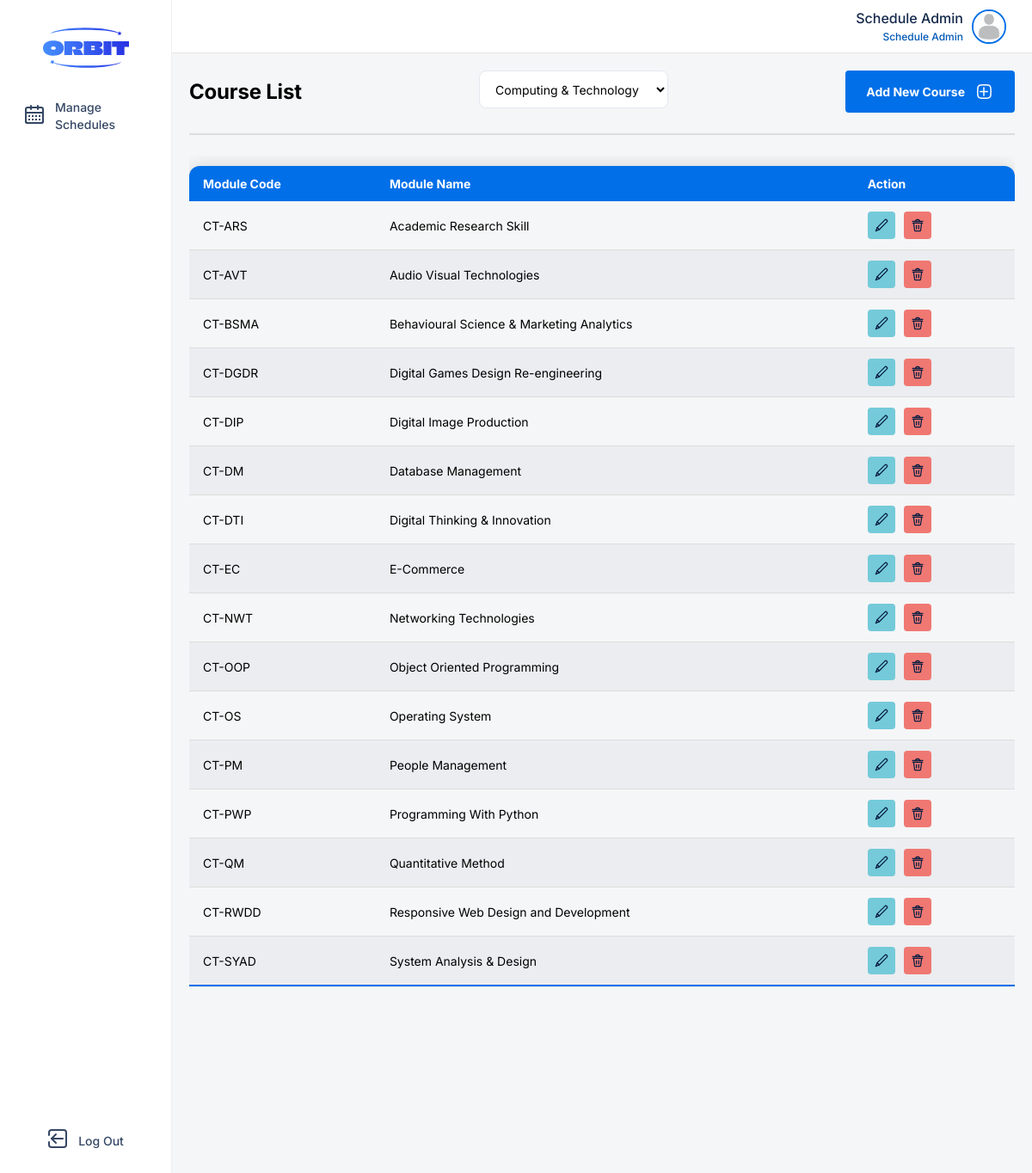
Page /client/src/pages/course-management/dashboard.php (signed in) on the committed database.
### tables this page shows
CREATE TABLE IF NOT EXISTS `user` (
  `user_id` int NOT NULL AUTO_INCREMENT,
  `name` varchar(255) NOT NULL,
  `password` varchar(255) NOT NULL,
  `email` varchar(50) NOT NULL,
  `phone` varchar(15) NOT NULL,
  `picture` varchar(50) DEFAULT NULL,
  `role` varchar(20) NOT NULL,
  PRIMARY KEY (`user_id`)
);

CREATE TABLE IF NOT EXISTS `module` (
  `module_id` varchar(20) NOT NULL,
  `major_id` varchar(5) NOT NULL,
  `name` varchar(255) NOT NULL,
  PRIMARY KEY (`module_id`),
  KEY `major_id` (`major_id`)
);

### server/models/user.php (called while the page is built, shortened)
<?php
class User {
    private $connection;
    public function __construct($database) {
        $this->connection = $database;
    }
    public function getUser($userID):array {
        $result = [
            "error" => True,
            "id" => $userID,
            "name" => "",
            "password" => "",
            "email" => "",
            "phone" => "",
            "picture" => "",
            "role" => ""
        ];
        $sql = "SELECT * FROM user WHERE user_id = $userID;";
        $statement = mysqli_query($this->connection, $sql);
        $user = mysqli_fetch_array($statement);
        if ($user) {
            $result["error"] = False;
            $result["name"] = $user["name"];
            $result["password"] = $user["password"];
            $result["email"] = $user["email"];
            $result["phone"] = $user["phone"];
            $result["picture"] = $user["picture"];
            $result["role"] = $user["role"];
        }
        return $result;
    }
}
?>

### server/controllers/manage-user.php (called while the page is built, shortened)
<?php
require_once ROOT.MODELS.'/user.php';
class ManageUser {
    private $userEditor;
    public function __construct() {
        global $connect;
        $this->userEditor = new User($connect);
    }
    public function get($id):array {
        $result = [
            "error" => True,
        ];
        $user = $this->userEditor->getUser($id);
        $result["error"] = $user["error"];
        if ($result["error"]) {
            return $result;
        } else {
            $result["userID"] = $user["id"];
            $result["name"] = $user["name"];
            $result["password"] = $user["password"];
            $result["email"] = $user["email"];
            $result["phone"] = $user["phone"];
            $result["picture"] = $user["picture"];
            $result["role"] = $user["role"];
        }
        return $result;
    }
}
?>

### server/routes/user-management-route.php (called while the page is built, shortened)
<?php
require_once ROOT.CONTROLLERS.'/manage-user.php';
$manageUser = new ManageUser();
function getUser($id) {
    global $manageUser;
    $data = $manageUser->get($id);
    return $data;
}
?>

### server/controllers/manage-module.php (called while the page is built, shortened)
<?php
class ManageCourse {
    private $connection;
    public function __construct() {
        global $connect;
        $this->connection = $connect;
    }
    public function getModuleList($majorID) {
        $result = [];
        if ($majorID) {
            $sql = "SELECT * FROM module WHERE major_id = '$majorID';";
        } else {
            $sql = "SELECT * FROM module;";
        }
        $statement = mysqli_query($this->connection, $sql);
        while ($row = mysqli_fetch_array($statement)) {
            $result[] = ["moduleID" => $row["module_id"], "name" => $row["name"]];
        }
        return $result;
    }
}
?>

### server/routes/course-management-route.php (called while the page is built, shortened)
<?php
require_once ROOT . CONTROLLERS . '/manage-module.php';
require_once ROOT . CONTROLLERS . '/manage-intake.php';
require_once ROOT . CONTROLLERS . '/manage-user.php';
$manageModule = new ManageCourse();
function getModuleList($majorID){
    global $manageModule;
    return $manageModule->getModuleList($majorID);
}
?>

### client/src/features/course-management/module-component.php (the view, shortened to what this page needs)
<?php
function renderCourseTable($moduleList, $majorID)
{
?>
    <div class="table-container">
    <table class="users-table">
        <thead>
            <tr>
                <th>Module Code</th>
                <th>Module Name</th>
                <th>Action</th>
            </tr>
        </thead>
        <tbody>
            <?php foreach ($moduleList as $module):
            ?>
                <tr>
                    <td><?php echo htmlspecialchars($module['moduleID']); ?></td>
                    <td><?php echo htmlspecialchars($module['name']); ?></td>
                    <td>
                        <form class="actions" method="post" action="<?php echo PAGES ?>/course-management/dashboard.php">
                            <button class="action-btn" id="edit-btn" name="edit" type="submit">
                            </button>
                            <button class="action-btn" id="delete-btn" name="delete" type="submit">
                            </button>
                        </form>
                    </td>
                </tr>
            <?php endforeach; ?>
        </tbody>
    </table>
    </div>
<?php
}
?>

### client/src/shared/navigation-bar/admin-nav-bar.php (shortened to what this page needs)
<?php
function renderNavItem($name, $iconFilename, $link, $pageId)
{
    $activeClass = (isset($_SESSION['currentPage']) && $_SESSION['currentPage'] == $pageId) ? 'active' : '';
    echo "<li class='nav-item {$activeClass}' id='{$pageId}'>";
    echo "<a href='{$link}'>";
    echo "<div class='icon'>";
    echo "</div>";
    echo "<span>{$name}</span>";
    echo "</a>";
    echo "</li>";
}
function renderNavBar()
{
    $userRole = $_SESSION['role'] ?? 'guest';
    echo '<div class="nav-bar">';
    echo '<div class="logo-wrapper">';
    echo '<img class="logo" src="' . ASSETS . '/icons/orbit-logo.svg" alt="Orbit Logo">';
    echo '</div>';
    echo '<div class="nav-wrapper">';
    echo '<ul class="nav-list">';
    switch ($userRole) {
        case 'Schedule Admin':
            $dashboardPath = PAGES . "/schedule-management/dashboard.php";
            renderNavItem('Manage Schedules', 'calendar-icon.svg', $dashboardPath, 'manageschedules');
            break;
    }
    echo '</ul>';
    echo '</div>';
    if ($userRole !== 'guest') {
        echo '<ul class="nav-list logout-section">';
        echo '</ul>';
    }
    echo '</div>';
}
function renderContentTopBar($name, $role, $profileImg = UPLOADS . '/default-profile.png') {
    echo '<div class="top-bar">';
    echo '<div class="profile" onClick="openModal(\'userProfileView\')">';
    echo '<div class="name-and-role">';
    echo '<span class="username">' . htmlspecialchars($name) . '</span>';
    echo '<span class="role">' . htmlspecialchars($role) . '</span>';
    echo '</div>';
    echo '<div class="profile-img-container">';
    echo '<img src="' . $profileImg . '" alt="Profile Image" class="profile-img">';
    echo '</div>';
    echo '</div>';
    echo '</div>';
}
?>

### client/src/styles/global.css (style rules this page uses)
*, *::before, *::after { margin: 0; padding: 0; box-sizing: border-box; font-family: "Inter", sans-serif; }

### client/src/styles/modal.css (style rules this page uses)
:root { --text-highlight: #007aff; --link-hover: #0057b5; --heading-2-color: #354764; --heading-color: #091e42; --id-bg-text: #dfe2e6; --id-text: #4a4a4b; --light-shadow: rgba(0, 0, 0, 0.1); --overlay-bg: rgba(0, 0, 0, 0.2); --profile-border: #007aff; }

### client/src/styles/admin-nav-bar.css (style rules this page uses)
.nav-bar { display: flex; position: sticky; top: 0px; left: 0px; flex-direction: column; align-items: center; height: 100vh; width: fit-content; min-width: 200px; padding: 32px 16px; background: white; border-right: 1px solid #f0f0f0; z-index: 999; }
.logo { width: 100px; height: auto; flex-shrink: 0; aspect-ratio: 135/64; }
.icon { width: 24px; height: auto; aspect-ratio: 1/1; }
.nav-wrapper { flex: 1; display: flex; flex-direction: column; margin-top: 24px; }
.nav-list { padding: 0; margin: 0; list-style: none; display: flex; flex-direction: column; gap: 8px; }
.nav-item { list-style: none; list-style-type: none; }
.nav-item a { display: flex; padding: 8px 12px; align-items: center; gap: 12px; align-self: stretch; border-radius: var(--Container-corner-radius, 4px); text-decoration: none; color: var(--Foundation-Neutral-N600, #354764); font-family: Inter; font-size: 14px; font-style: normal; font-weight: 500; line-height: 20px; transition: 0.1s; }

### client/src/styles/admin-top-bar.css (style rules this page uses)
body { background-color: #F5F6F7; }
.top-bar { position: fixed; top: 0; left: 0; width: 100%; height: 62px; display: flex; flex-direction: column; justify-content: center; padding: 0px 20px; align-items: flex-end; gap: 20px; border-bottom: 0.5px solid rgba(0, 0, 0, 0.1); background: #fff; }
.profile { display: flex; flex-direction: row; align-items: center; justify-content: flex-end; padding: 10px; gap: 10px; cursor: pointer; border-radius: 4px; transition: 0.2s ease; }
.profile-img-container { width: 40px; height: 40px; flex-shrink: 0; }
.profile-img { width: 100%; height: 100%; border-radius: 50%; object-fit: cover; border: 2px solid var(--Foundation-Blue-blue-600, #006fe8); }
.name-and-role { display: flex; flex-direction: column; align-items: flex-end; gap: 4px; }
.username { color: var(--Foundation-Neutral-N800, #15294b); text-align: center; font-family: Inter; font-size: 16px; font-style: normal; font-weight: 500; line-height: normal; }
.role { color: var(--Foundation-Blue-blue-700, #0057b5); text-align: center; font-family: Inter; font-size: 12px; font-style: normal; font-weight: 500; line-height: normal; }

### client/src/styles/manage-users.css (style rules this page uses)
.table-container { align-self: stretch; max-height: 70vh; overflow: auto; }
.users-table { width: 100%; margin: 12px 0; min-width: 600px; border-collapse: collapse; border-radius: 12px 12px 0 0; overflow: hidden; box-shadow: 0 0 20px rgba(0, 0, 0, 0.15); }
.users-table thead tr { background: #006fe8; color: white; display: table-row; font-weight: bold; text-align: left; font-size: 0.875rem; font-weight: 600; }
.users-table th, .users-table td { padding: 12px 16px; text-align: left; }
.users-table td { vertical-align: middle; font-size: 0.875rem; font-weight: 400; }
.users-table tbody tr { border-bottom: 1px solid #ddd; transition: 0.2s ease-out; }
.users-table tbody tr:nth-of-type(even) { background-color: #ebedf0; }
.users-table tbody tr:last-of-type { border-bottom: 2px solid #006fe8; }
.actions { display: flex; align-items: center; gap: 10px; flex-shrink: 0; }
.action-btn { border: none; border-radius: 4px; display: flex; padding: 8px; align-items: center; gap: 10px; transition: 0.2s ease-out; }
#delete-btn { background: var(--Foundation-Red-red-300, #f07872); }
#edit-btn { background: var(--Foundation-Teal-teal-300, #74cad9); }

### client/src/styles/form.css (style rules this page uses)
:root { --primary-blue: #2563eb; --bg-subtle: rgba(245, 246, 247, 0.8); --border-color: #e2e8f0; --text-main: #1e293b; --text-muted: #64748b; }

### rows in the picture
user: role "Schedule Admin"
module: module_id "CT-ARS", name "Academic Research Skill"
module: module_id "CT-AVT", name "Audio Visual Technologies"
module: module_id "CT-BSMA", name "Behavioural Science & Marketing Analytics"
module: module_id "CT-DGDR", name "Digital Games Design Re-engineering"
module: module_id "CT-DIP", name "Digital Image Production"
module: module_id "CT-DM", name "Database Management"
module: module_id "CT-DTI", name "Digital Thinking & Innovation"
module: module_id "CT-EC", name "E-Commerce"
module: module_id "CT-NWT", name "Networking Technologies"
module: module_id "CT-OOP", name "Object Oriented Programming"
module: module_id "CT-OS", name "Operating System"
module: module_id "CT-PM", name "People Management"
module: module_id "CT-PWP", name "Programming With Python"
module: module_id "CT-QM", name "Quantitative Method"
module: module_id "CT-RWDD", name "Responsive Web Design and Development"
module: module_id "CT-SYAD", name "System Analysis & Design"

### other values in the picture
$name "Manage Schedules Log Out"
$role "Schedule Admin"
form field selectMajor "Computing & Technology"
